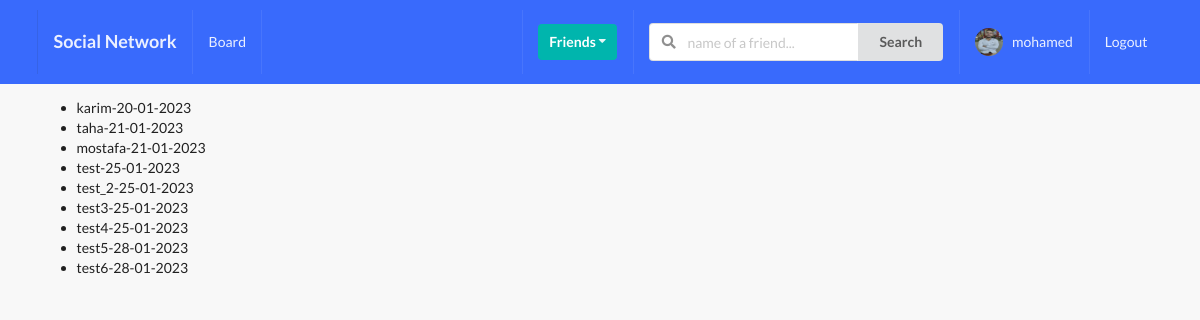
/profiles/to-invite/ (signed in), run on the app's committed database.
### profiles/models.py (models this page shows, shortened)
class Profile(models.Model):
  first_name = models.CharField(max_length=200, blank=True)
  last_name = models.CharField(max_length=200, blank=True)
  user = models.OneToOneField(User, on_delete=models.CASCADE)
  bio = models.TextField(default='no bio ...', max_length=300)
  email = models.EmailField(max_length=200, blank=True)
  country = models.CharField(max_length=200, blank=True)
  avatar = models.ImageField(default='img_avatar2.png', upload_to='avatars/')
  friends = models.ManyToManyField(User, blank=True, related_name='friends')
  slug = models.SlugField(unique=True, blank=True)
  updated = models.DateTimeField(auto_now=True)
  created = models.DateTimeField(auto_now_add=True)
  objects = ProfileManager()
  def __str__(self):
    return f'{self.user.username}-{self.created.strftime("%d-%m-%Y")}'
  __initial_first_name = None
  __initial_last_name = None
  def __init__(self, *args, **kwargs):
    super().__init__(*args, **kwargs)
    self.__initial_first_name = self.first_name
    self.__initial_last_name = self.last_name

### profiles/views.py (the view)
# urls.py: path('to-invite/', invite_profiles_list_view, name='invite-profiles-view'),
@login_required
def invite_profiles_list_view(request):
  user = request.user
  qs = Profile.objects.get_all_profiles_to_invite(user)
  context = {
    'qs': qs
  }
  return render(request, 'profiles/to_invite_list.html', context)

### profiles/context_processors.py (called while the page is built)
def profile_pic(request):
  if request.user.is_authenticated:
    profile_obj = Profile.objects.get(user=request.user)
    pic = profile_obj.avatar
    return {'picture': pic}
  return {}

def invatations_received_no(request):
  if request.user.is_authenticated:
    profile_obj = Profile.objects.get(user=request.user)
    qs_count = Relationship.objects.invatations_received(profile_obj).count()
    return {'invites_num': qs_count}
  return {}

### profiles/models.py (called while the page is built)
  def get_all_profiles_to_invite(self, sender):
    profiles = Profile.objects.all().exclude(user=sender)
    profile = Profile.objects.get(user=sender)
    qs = Relationship.objects.filter(Q(sender=profile) | Q(receiver=profile))
    print(qs)
    print('######################')
    accepted = set([]) # take only unique value
    for rel in qs:
      if rel.status == 'accepted':
        accepted.add(rel.receiver)
        accepted.add(rel.sender)
    print('accepted : ', accepted)
    print('#####################################')
    available = [profile for profile in profiles if profile not in accepted]
    print('available : ',available)
    return available

  def invatations_received(self, receiver):
    qs = Relationship.objects.filter(receiver=receiver, status='send')
    return qs

  def __str__(self):
    return f'{self.sender}-{self.receiver}-{self.status}'

### profiles/templates/profiles/to_invite_list.html (shortened to what this page needs)
{% extends 'base.html' %}
{% block content %}
    <ul>
        {% for item in qs %}
            <li>{{item}}</li>
        {% endfor %}
    </ul>
{% endblock content %}

### templates/main/navbar.html (shortened to what this page needs)
{% url 'home-view' as path_to_home %}
{% url 'posts:main-post-view' as path_to_posts %}
{% url 'profiles:my-profile-view' as path_to_my_profile %}
<div class="ui inverted menu nav mb-7">
  <div class="ui container">
    <a href="{{path_to_home}}" class="{% if request.path == path_to_home %}active{% endif %} item">
        <h3>Social Network</h3>
    </a>
    {% if request.user.is_authenticated %}
    <a href="{{path_to_posts}}" class="{% if request.path == path_to_posts %}active{% endif %} item">
        Board
    </a>
    {% endif %}
    <div class="right menu">
        {% if request.user.is_authenticated %}
        <div class="item">
            <div class="ui floating dropdown icon button teal"> Friends
                <i class="dropdown icon"></i>
             </div>
        </div>
             <div class="item">
              <form action="" method="GET">
                <div class="ui action left icon input">
                <input class="prompt" type="text" name='q' placeholder="name of a friend...">
                <button type='submit' class="ui button">Search</button>
                </div>
            </form>
            </div>
            <a href="{{path_to_my_profile}}" class="{% if request.path == path_to_my_profile %}active{% endif %} item">
                <img src={{picture.url}} class="ui avatar image">&nbsp;
                 {{ request.user }}
            </a>
            <a href="{% url 'account_logout' %}" class="ui item">
                Logout
            </a>
        {% else %}
        <a href="{% url 'account_login' %}" class="ui item">
                Login
            </a>
        {% endif %}
    </div>
  </div>
</div>

### static_project/style.css (style rules this page uses)
body { background: #F8F8F8 !important; }
.nav { border-radius: 0px !important; padding: 10px 0 10px 0 !important; background-color: #396afc !important; }
.mb-7 { margin-bottom: 7px !important; }

### data on the page
Profile: user+created "karim-20-01-2023"
Profile: user+created "taha-21-01-2023"
Profile: user+created "mostafa-21-01-2023"
Profile: user+created "test-25-01-2023"
Profile: user+created "test_2-25-01-2023"
Profile: user+created "test3-25-01-2023"
Profile: user+created "test4-25-01-2023"
Profile: user+created "test5-28-01-2023"
Profile: user+created "test6-28-01-2023"

### other printed values
{{ request.user }} "mohamed"
